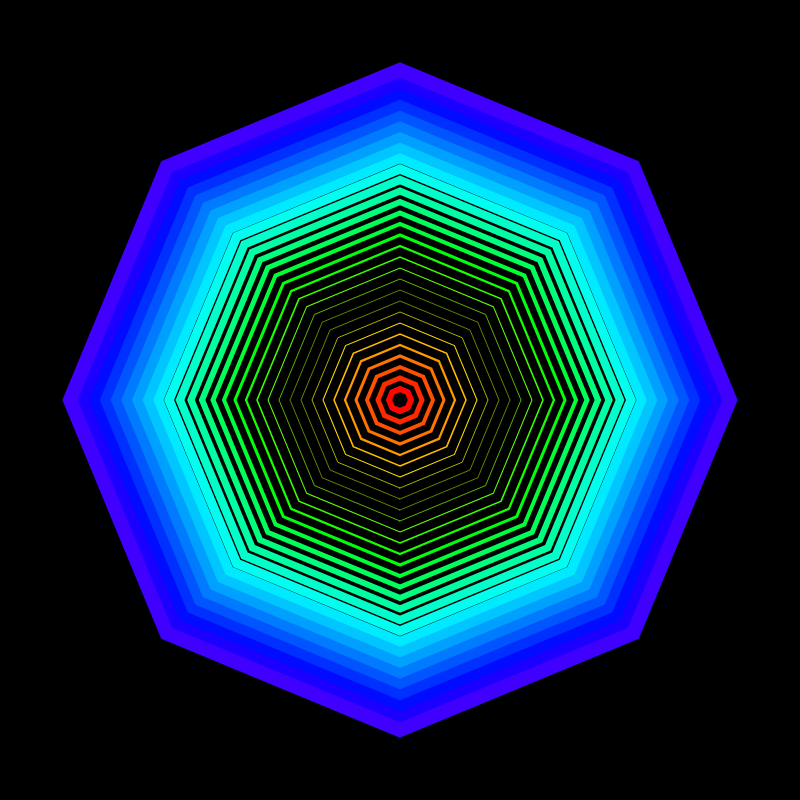
Frame 1 (no input)
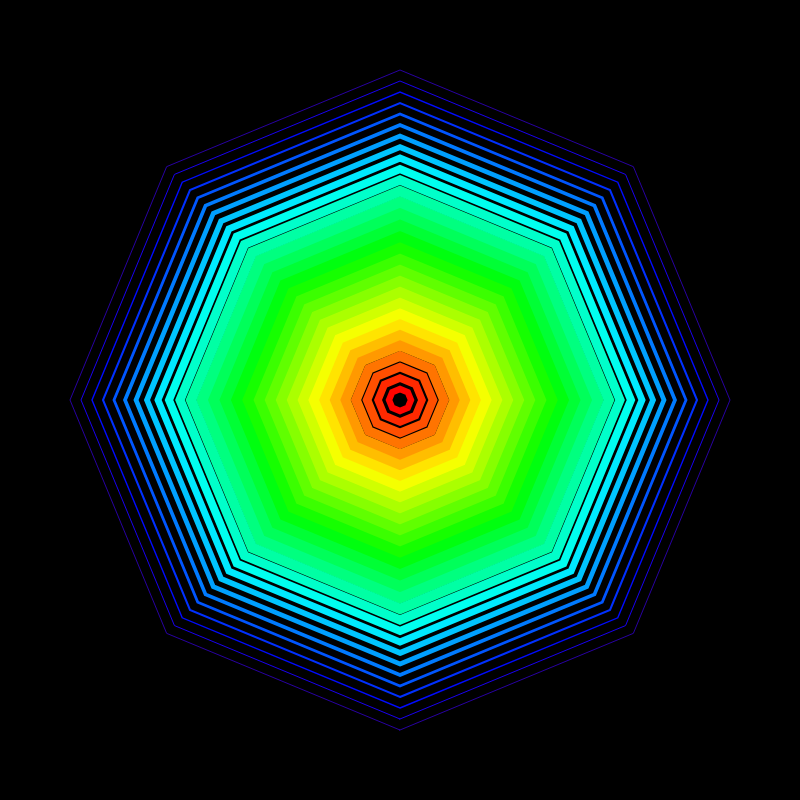
Frame 60 (no input)
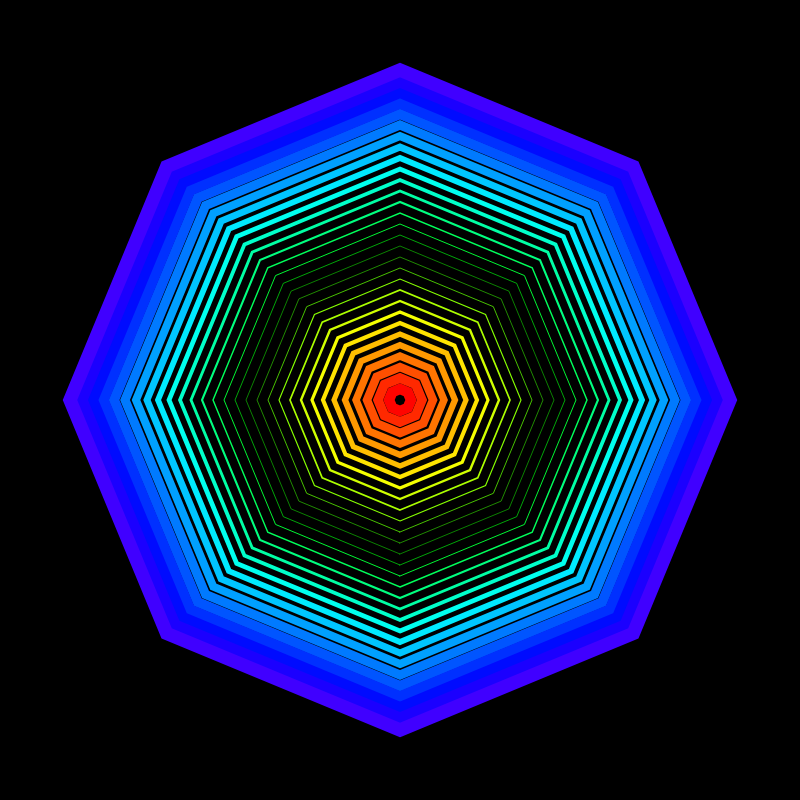
Frame 120 (the mouse pressed at the canvas centre since frame 60)

The p5.js sketch that drew these frames (run headless with seeded random() and noise() and a simulated clock; from frame 60 on, the mouse is pressed at the canvas centre):

// p5.js sketch
// ── sketch.js
function setup() {
    createCanvas(800, 800);
}

function draw() {
    background(0);
    noFill();
    colorMode(HSB);
    for (var i = 1; i<=30; i=i+1) {
    //用i让每一次正弦波的弧度都不一样
    var deg = (millis()+57*i)/6.18;
    var rad = radians(deg);
    var pingPong = sin(rad);
    //不同节奏的来回往复用在笔触上
    var sw = map(pingPong, -1.0, 1.0, 14.3, 0.5);
    strokeWeight(sw);
    stroke(map(i,1,30,1,255), 235, 238, 97);
    drawPolygon(width/2, height/2, i*11, 8);
  }
}

function drawPolygon(cx, cy, r, count) {
    push();
    translate(cx, cy);
    beginShape();
    for (var i = 0; i <= count; i ++) {
        var unit = 360 / count;
        var x = r * sin(radians(unit * i));
        var y = r * cos(radians(unit * i));
        vertex(x, y);
    }
    endShape(CLOSE);
    pop();
}
